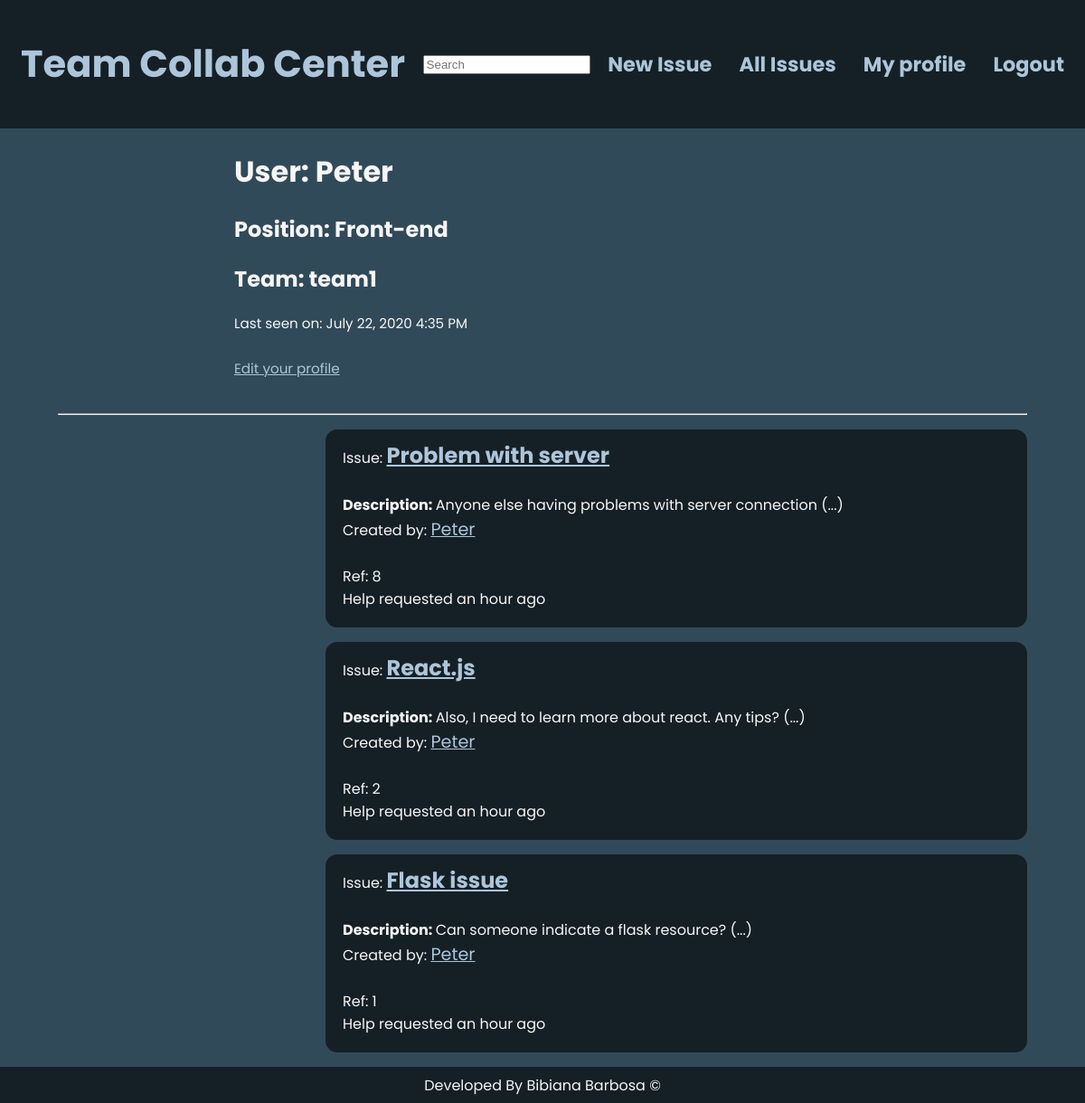
/user/Peter (signed in), run on an earlier commit of the app's database.
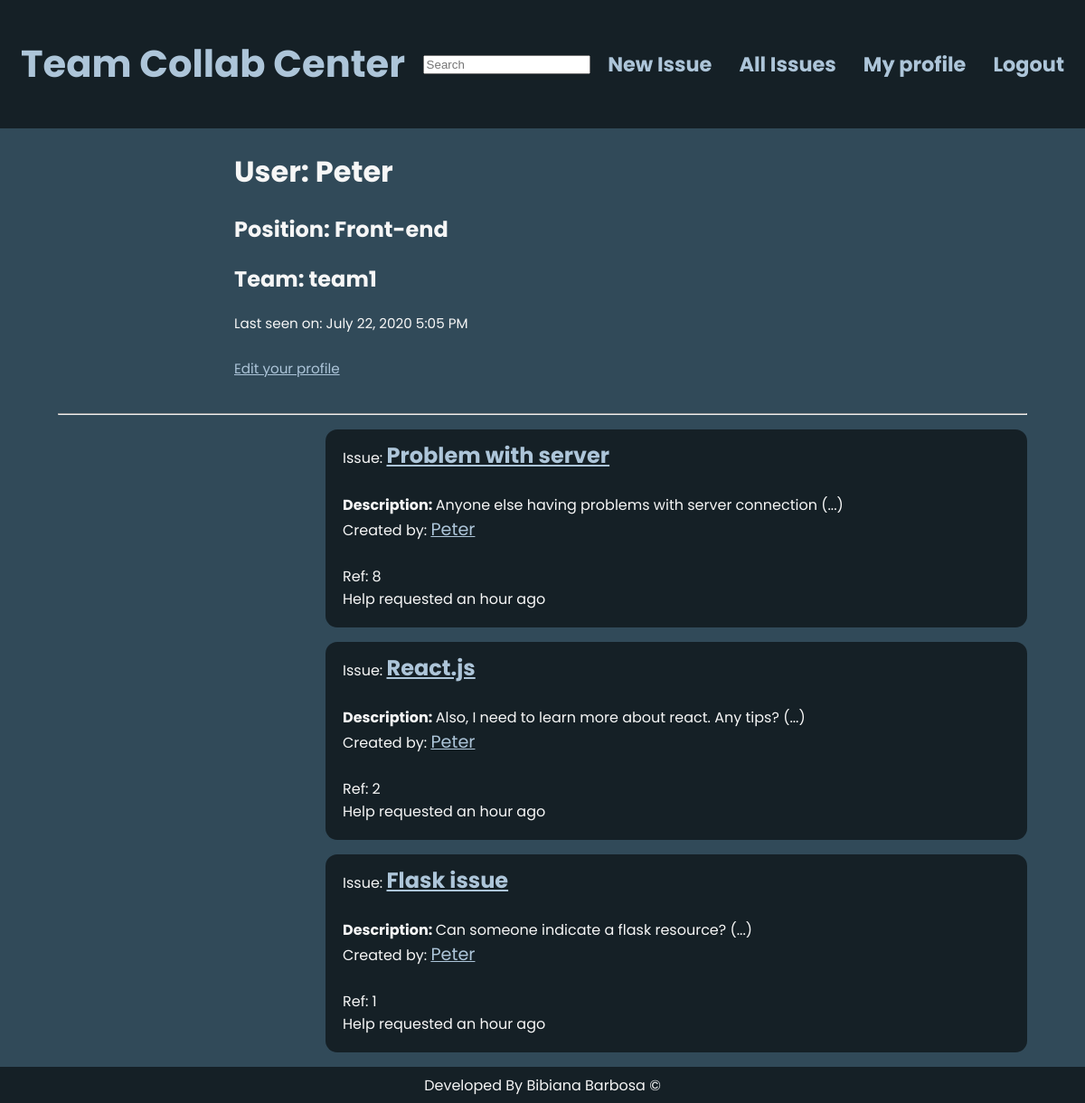
And on a later commit of the database.
### app/models.py (models this page shows, shortened)
class User(UserMixin, db.Model):
    __tablename__='users'
    id = db.Column(db.Integer, primary_key=True)
    username = db.Column(db.String(64), index=True, unique=True)
    email = db.Column(db.String(120), index=True, unique=True)
    password_hash = db.Column(db.String(128))
    posts = db.relationship('Post', backref='author', lazy='dynamic')
    position_id = db.Column(db.Integer, db.ForeignKey('position.id'))
    about_me = db.Column(db.String(240))
    last_seen = db.Column(db.DateTime, default=datetime.utcnow)
    team_id = db.Column(db.Integer, db.ForeignKey('teams.id'))
    comments = db.relationship('Comment', backref='comment_author', lazy='dynamic')

class Position(db.Model):
    __tablename__='position'
    id = db.Column(db.Integer, primary_key=True)
    name = db.Column(db.String(64), unique=True)
    members = db.relationship('User', backref='position_members')

class Team(db.Model):
    __tablename__='teams'
    id = db.Column(db.Integer, primary_key=True)
    name = db.Column(db.String(64), unique=True)
    members = db.relationship('User', backref='team_members')
    team_posts = db.relationship('Post', backref='team_posts')

class SearchableMixin(object):
    @classmethod
    def before_commit(cls, session):
        session._changes = {
            'add': list(session.new),
            'update': list(session.dirty),
            'delete': list(session.deleted)
        }
    @classmethod
    def after_commit(cls, session):
        for obj in session._changes['add']:
            if isinstance(obj, SearchableMixin):
                add_to_index(obj.__tablename__, obj)
        for obj in session._changes['update']:
            if isinstance(obj, SearchableMixin):
                add_to_index(obj.__tablename__, obj)
        for obj in session._changes['delete']:
            if isinstance(obj, SearchableMixin):
                remove_from_index(obj.__tablename__, obj)
        session._changes = None

class Post(SearchableMixin, db.Model):
    __searchable__ = ['title', 'description', 'id']
    __tablename__='posts'
    id = db.Column(db.Integer, primary_key=True)
    title = db.Column(db.String(64))
    description = db.Column(db.String(1000))
    timestamp = db.Column(db.DateTime, index=True, default=datetime.utcnow)
    user_id = db.Column(db.Integer, db.ForeignKey('users.id'))
    team_id = db.Column(db.Integer, db.ForeignKey('teams.id'))
    comments = db.relationship('Comment', backref='comment_ticket', lazy='dynamic')

### app/routes.py (the view)
@app.route('/user/<username>')
@login_required
def user(username):
    user = User.query.filter_by(username=username).first_or_404()
    page = request.args.get('page', 1, type=int)
    posts = Post.query.filter_by(user_id=user.id).order_by(
        Post.timestamp.desc()).paginate(
        page, app.config['POSTS_PER_PAGE'], False)
    next_url = url_for('user', username=user.username, page=posts.next_num) \
        if posts.has_next else None
    prev_url = url_for('user', username=user.username, page=posts.prev_num) \
        if posts.has_prev else None
    return render_template('user.html', user=user, posts=posts.items,
                           next_url=next_url, prev_url=prev_url)

### app/forms.py
class SearchForm(FlaskForm):
    q = StringField(('Search'), validators=[DataRequired()])
    def __init__(self, *args, **kwargs):
        if 'formdata' not in kwargs:
            kwargs['formdata'] = request.args
        if 'csrf_enabled' not in kwargs:
            kwargs['csrf_enabled'] = False
        super(SearchForm, self).__init__(*args, **kwargs)

### app/models.py (called while the page is built)
@login.user_loader
def load_user(id):
    return User.query.get(int(id))

### app/routes.py (called while the page is built)
@app.before_request
def before_request():
    if current_user.is_authenticated:
        current_user.last_seen = datetime.utcnow()
        db.session.commit()
        g.search_form = SearchForm()

### app/templates/user.html (shortened to what this page needs)
{% extends "base.html" %}
{% block content %}
    <table class="user-table">
        <tr valign="top">
            <td>
                <h1>User: {{ user.username }}</h1>
                <h2>Position: {{ user.position_members.name }}</h2>
                <h2>Team: {{ user.team_members.name }}</h2>
                {% if user.last_seen %}
                    <p>Last seen on: {{ moment(user.last_seen).format('LLL') }}</p>
                {% endif %}
                {% if user == current_user %}
                <p><a href="{{ url_for('edit_profile') }}">Edit your profile</a></p>
                {% endif %}
            </td>
        </tr>
    </table>
    <div class="main-body">
    <hr class="hr-usertable">
    <div class="container">
        {% for post in posts %}
        {% include '_post.html' %}
    {% endfor %}
        </div>
{% endblock %}

### app/templates/base.html (shortened to what this page needs)
<!DOCTYPE html>
<html lang="en">
<head>
    <link rel="stylesheet" href="{{ url_for('static',filename='styles/base/style.css') }}">
</head>
<body>
    <header class="main-header">
        <h1 class="name"><a href="{{ url_for('index') }}">Team Collab Center</a></h1>
        {% if g.search_form %}
        <form class="navbar-form navbar-left" method="get"
                action="{{ url_for('search') }}">
            <div class="form-group">
                {{ g.search_form.q(size=20, class='form-control',
                    placeholder=g.search_form.q.label.text) }}
            </div>
        </form>
        {% endif %}
        <ul class="main-nav">
            {% if current_user.is_anonymous %}
            <li><a href="{{ url_for('login') }}">Login</a></li>
            {% else %}
            <li><a href="{{ url_for('create_issue') }}">New Issue</a></li>
            <li><a href="{{ url_for('explore') }}">All Issues</a></li>
            <li><a href="{{ url_for('user', username=current_user.username) }}">My profile</a></li>
            <li><a href="{{ url_for('logout') }}">Logout</a></li>
            {% endif %}
        </ul>
    </header>
    <div class="container">
    {% block content %}{% endblock %}
    </div>
    <footer class="footer">Developed By Bibiana Barbosa &copy;</footer>
</body>
</html>

### app/templates/_post.html (shortened to what this page needs)
<div class="posts-wrapper">
    <table class="posts-issues-table>
        <tr valign="top">
            <td>
                Issue: <b><a class="issue-name" href="{{ url_for('post_view', id=post.id) }}">{{ post.title }}</a></b>
                <br>
                <br>
                <b><span>Description: </span></b>
                {% if post.description|length < 20 %}
                    {{ post.description }}
                {% else %}
                    {{ post.description[0:50] }} (...)
                {% endif %}
                <br>
                Created by: <a class="creator-name" href="{{ url_for('user', username=post.author.username) }}">
                    {{ post.author.username }}
                </a>
                <br>
                <br>
                Ref: {{ post.id }}
                <br>
                Help requested {{ moment(post.timestamp).fromNow() }}
            </td>
    </table>
</div>

### app/static/styles/base/style.css (style rules this page uses)
@media (min-width: 769px) { .main-header, .main-nav { display: -webkit-box; display: -ms-flexbox; display: flex; } }
@media (min-width: 769px) { .main-header { -webkit-box-orient: vertical; -webkit-box-direction: normal; -ms-flex-direction: column; flex-direction: column; -webkit-box-align: center; -ms-flex-align: center; align-items: center; } }
@media (min-width: 1025px) { .main-header { -webkit-box-orient: horizontal; -webkit-box-direction: normal; -ms-flex-direction: row; flex-direction: row; -webkit-box-pack: justify; -ms-flex-pack: justify; justify-content: space-between; } }
@media (max-width: 1212px) { .main-nav a { font-size: 1rem; -webkit-transition: font-size 0.5s ease-in-out; transition: font-size 0.5s ease-in-out; } }
.main-header { padding: .5rem; background: #152026; position: relative; border: none; }
.main-header .name a { text-align: center; display: block; padding: 10px 15px; color: #ADC5D9; text-decoration: none; font-weight: bold; font-size: 2.6rem; -webkit-transition: font-size 0.5s ease-in-out; transition: font-size 0.5s ease-in-out; }
.main-header .main-nav { display: -webkit-box; display: -ms-flexbox; display: flex; -webkit-box-orient: horizontal; -webkit-box-direction: normal; -ms-flex-direction: row; flex-direction: row; -ms-flex-wrap: wrap; flex-wrap: wrap; margin: 0; padding: 0; list-style: none; -webkit-box-align: initial; -ms-flex-align: initial; align-items: initial; }
.main-header .main-nav a { font-size: 1.4rem; text-align: center; display: block; padding: 10px 15px; color: #ADC5D9; font-weight: bold; text-decoration: none; -webkit-transition: font-size 0.5s ease-in-out; transition: font-size 0.5s ease-in-out; }
.posts-wrapper { background-position: center; padding: 0.5rem 1rem 1rem 1rem; background-color: #152026; margin: 1rem 4rem 1rem 30%; border-radius: 13px; color: #F6F6F6; }
.posts-wrapper a { color: #ADC5D9; text-decoration: underline; cursor: pointer; }
.posts-wrapper .issue-name { font-size: 1.5rem; }
.posts-wrapper .creator-name { font-size: 1.2rem; }
.user-table { padding: 0 10rem; min-width: 90%; min-height: 100%; margin: 0 0 0.5rem 6rem; }
.hr-usertable { margin: 0 4rem 0 4rem; }
footer { position: relative; bottom: 0%; }
.footer { min-height: 5vh; background-color: #152026; width: 100%; margin: 0; display: -webkit-box; display: -ms-flexbox; display: flex; -webkit-box-pack: center; -ms-flex-pack: center; justify-content: center; -webkit-box-align: center; -ms-flex-align: center; align-items: center; -webkit-box-orient: horizontal; -webkit-box-direction: normal; -ms-flex-direction: row; flex-direction: row; }
* { -webkit-box-sizing: border-box; box-sizing: border-box; }
body { font-family: 'Poppins', sans-serif; color: #F6F6F6; margin: 0; background-color: #314A59; }
body a { color: #ADC5D9; }
p { font-size: .95em; margin-bottom: 1.8em; }
.container { min-height: 80vh; }

What changed in the data, as far as the page shows it:
changed User "Peter": last_seen "July 22, 2020 4:35 PM" → "July 22, 2020 5:05 PM"
